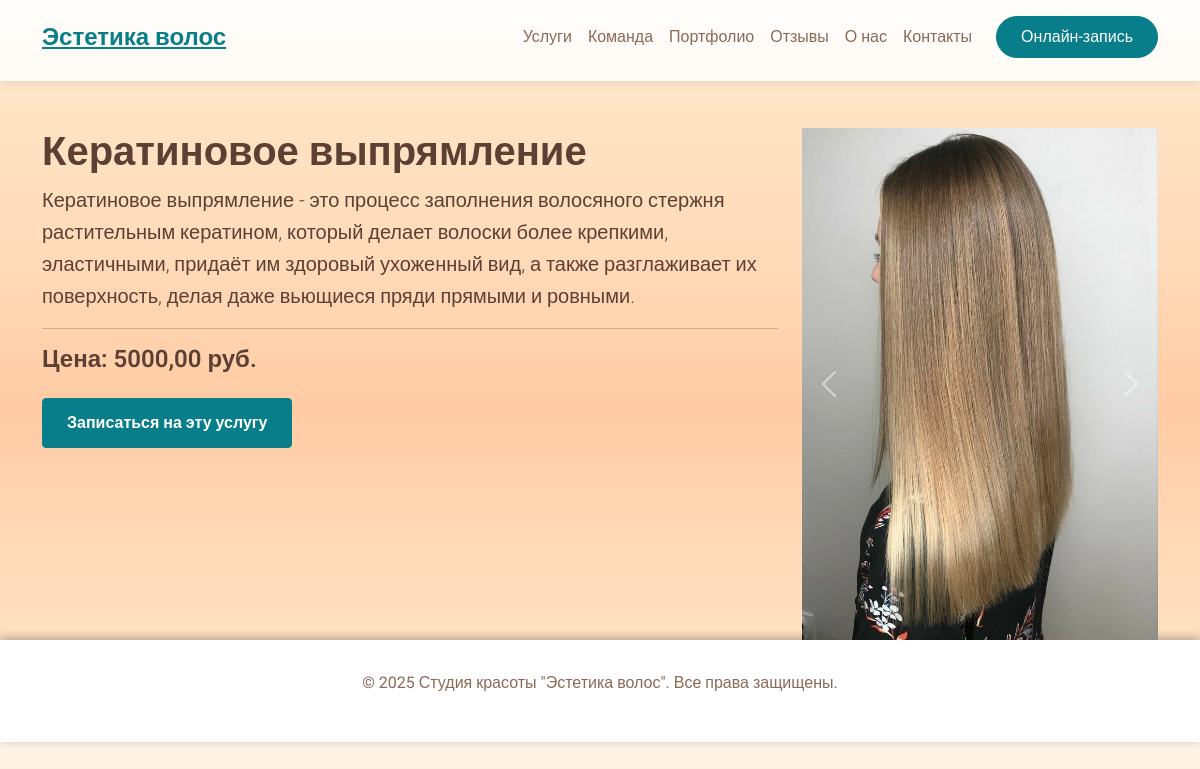
/service/3/, run on the app's committed database.
### myapp/models.py (models this page shows, shortened)
class Service(models.Model):
    name = models.CharField(max_length=100, verbose_name='Название услуги')
    description = models.TextField(verbose_name='Краткая информация')
    price = models.DecimalField(max_digits=8, decimal_places=2, verbose_name='Цена')

class ServiceImage(models.Model):
    service = models.ForeignKey(Service, related_name='images', on_delete=models.CASCADE)
    image = models.ImageField(upload_to='service_images/', verbose_name='Фото')
    order = models.PositiveIntegerField(default=0, verbose_name='Порядок отображения')
    class Meta:
        verbose_name = 'Фото услуги'
        verbose_name_plural = 'Фото услуг'
        ordering = ['order']

### myapp/views.py (the view)
# urls.py: path('service/<int:pk>/', views.service_detail, name='service_detail'),
def service_detail(request, pk):
    service = get_object_or_404(Service, pk=pk)
    return render(request, 'service_detail.html', {'service': service})

### myapp/templatetags/app_tags.py (called while the page is built)
@register.inclusion_tag('partials/booking_form.html')
def booking_form():
    services = Service.objects.all()
    return {'services': services}

### myapp/templates/service_detail.html (shortened to what this page needs)
{% extends 'base.html' %}
{% load static %}
{% block content %}
<div class="container mt-5">
    <div class="row">
        <div class="col-md-8">
            <h1>{{ service.name }}</h1>
            <p class="lead">{{ service.description }}</p>
            <hr>
            <h4>Цена: {{ service.price }} руб.</h4>
            <a href="{% url 'home' %}#appointment" class="btn btn-primary mt-3">Записаться на эту услугу</a>
        </div>
        <div class="col-md-4">
            <div id="serviceDetailCarousel" class="carousel slide" data-bs-ride="carousel">
                <div class="carousel-inner">
                    {% for image in service.images.all %}
                    <div class="carousel-item {% if forloop.first %}active{% endif %}">
                        <img src="{{ image.image.url }}" class="d-block w-100" alt="{{ service.name }}">
                    </div>
                    {% empty %}
                    <div class="carousel-item active">
                        <img src="{% static 'img/default.svg' %}" class="d-block w-100" alt="Default Image">
                    </div>
                    {% endfor %}
                </div>
                {% if service.images.count > 1 %}
                <button class="carousel-control-prev" type="button" data-bs-target="#serviceDetailCarousel" data-bs-slide="prev">
                    <span class="carousel-control-prev-icon" aria-hidden="true"></span>
                </button>
                <button class="carousel-control-next" type="button" data-bs-target="#serviceDetailCarousel" data-bs-slide="next">
                    <span class="carousel-control-next-icon" aria-hidden="true"></span>
                </button>
                {% endif %}
            </div>
        </div>
    </div>
</div>
{% endblock %}

### myapp/static/css/base.css (style rules this page uses)
:root { --primary-color: #ffffff; --secondary-color: #f7f7f7; --accent-color: #087E8B; --text-color: #5c4033; --light-text-color: #8a6a57; --success-color: #087E8B; --peach-1: #fff5eb; --peach-2: #ffe4c4; --peach-3: #ffdab9; --peach-4: #ffcba4; --peach-5: #ffb38a; }
body { font-family: 'Roboto', sans-serif; line-height: 1.6; color: var(--text-color); background: linear-gradient(180deg, var(--peach-1) 0%, var(--peach-2) 15%, var(--peach-3) 35%, var(--peach-4) 55%, var(--peach-3) 75%, var(--peach-2) 90%, var(--peach-1) 100% ); padding-top: 80px; }
h1, h2, h3, h4, h5, h6 { color: var(--text-color); font-weight: 600; }
.btn-primary { background-color: var(--accent-color); border-color: var(--accent-color); color: #fff; transition: all 0.3s ease; }

### myapp/static/css/hero.css (style rules this page uses)
.carousel-item { height: 32rem; background-color: #777; background-position: center; background-size: cover; }
.carousel-item > img { position: absolute; top: 0; left: 0; min-width: 100%; height: 32rem; }
.btn-primary { background-color: var(--accent-color); border-color: var(--accent-color); color: var(--text-color-light, #fff); padding: 12px 24px; font-size: 1rem; font-weight: 600; transition: all 0.3s ease; }

### data on the page
Service: name "Кератиновое выпрямление", description "Кератиновое выпрямление - это процесс заполнения волосяного стержня растительным кератином, который делает волоски более крепкими, эластичными, придаёт им здоровый ухоженный вид, а также разглаживает их поверхность, делая даже вьющиеся пряди прямыми и ровными.", price "5000,00"
ServiceImage: image (picture)
